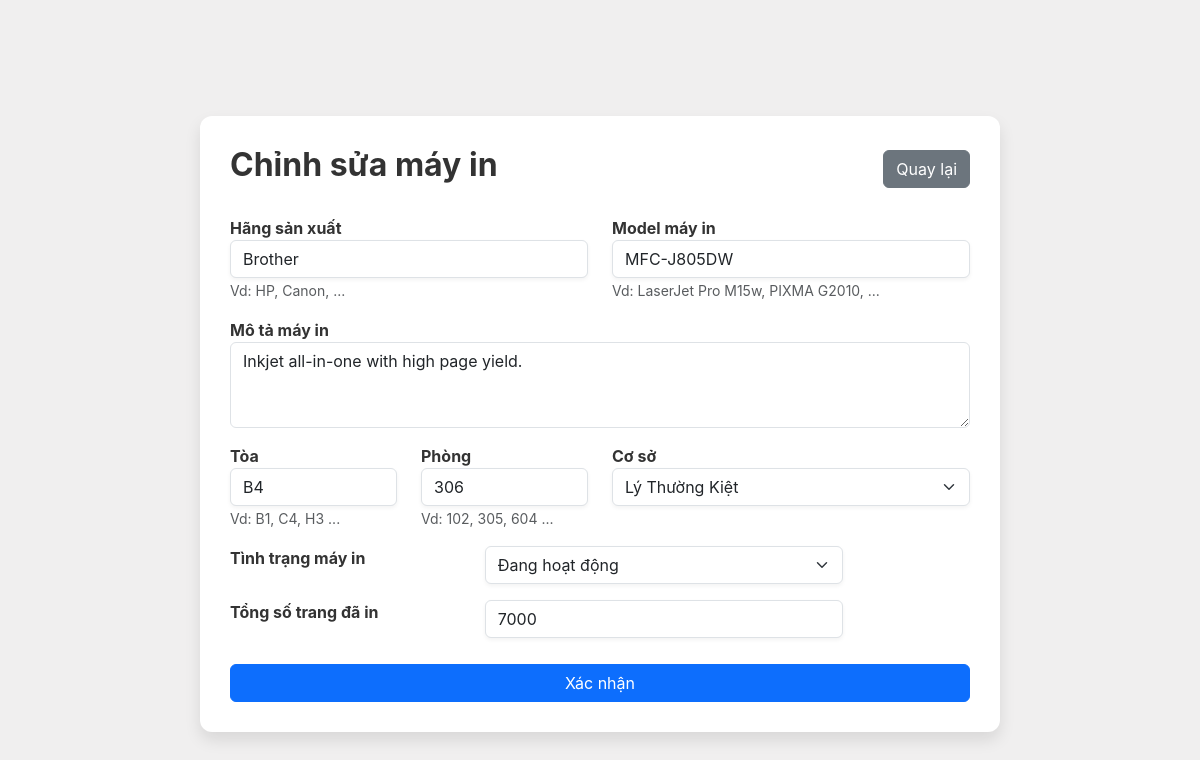
The app's page /spso/edit_printer/8/ with its own data.
### base/models.py (models this page shows, shortened)
class Printer(models.Model):
    brand = models.CharField(max_length=20)
    model = models.CharField(max_length=20)
    description = models.TextField(null=True, blank=True)
    building = models.CharField(max_length=10)
    room = models.CharField(max_length=100)
    campus = models.CharField(
        max_length=50,
        choices=Campus,
    )
    status = models.CharField(
        max_length=20,
        choices=PrinterStatus,
        default=('enabled', 'Enabled')
    )
    total_pages_used = models.IntegerField(default=0)

### base/views.py (the view)
# urls.py: path('spso/edit_printer/<int:pk>/', views.spso_config_printer, name='spso_edit_printer'),
def spso_config_printer(request, pk):
    printer = Printer.objects.get(pk=pk)
    if request.method == 'POST':
        form = PrinterForm(request.POST, instance=printer)
        if form.is_valid():
            form.save()
            messages.success(request, 'Cập nhật máy in thành công.')
        else:
            messages.error(request, 'Có lỗi xảy ra. Vui lòng kiểm tra lại thông tin đã nhập.')
    else:
        form = PrinterForm(instance=printer)
    context = {'form': form, 'title': 'Chỉnh sửa máy in'}
    return render(request, 'base/printer_form.html', context)

### base/templates/base/printer_form.html (shortened to what this page needs)
<!DOCTYPE html>
<html lang="vi">
    <head>
        <link href="https://cdn.jsdelivr.net/npm/bootstrap@5.3.0/dist/css/bootstrap.min.css" rel="stylesheet">
    </head>
    <body>
    <div class="container mt-5">
        <div class="d-flex justify-content-between align-items-center mb-4">
            <h2><strong>{{ title }}</strong></h2>
            <a href="{% url 'spso_printer_list' %}" class="btn btn-secondary">Quay lại</a>
        </div>
        <form method="post" enctype="multipart/form-data" class="mt-4 dropzone" id="printjob-dropzone">
            <div class="row">
                <div class="col-md-6 mb-3">
                    <strong>Hãng sản xuất</strong>
                    {{ form.brand }}
                    <small class="form-text text-muted">Vd: HP, Canon, ...</small>
                </div>
                <div class="col-md-6 mb-3">
                    <strong>Model máy in</strong>
                    {{ form.model }}
                    <small class="form-text text-muted">Vd: LaserJet Pro M15w, PIXMA G2010, ...</small>
                </div>
            </div>
            <div class="mb-3">
                <strong>Mô tả máy in</strong>
                {{ form.description }}
            </div>
            <div class="row">
                <div class="col-md-3 mb-3">
                    <strong>Tòa</strong>
                    {{ form.building }}
                    <small class="form-text text-muted">Vd: B1, C4, H3 ...</small>
                </div>
                <div class="col-md-3 mb-3">
                    <strong>Phòng</strong>
                    {{ form.room }}
                    <small class="form-text text-muted">Vd: 102, 305, 604 ...</small>
                </div>
                <div class="col-md-6 mb-3">
                    <strong>Cơ sở</strong>
                    {{ form.campus }}
                </div>
            </div>
            <div class="row">
                <div class="col-md-4 mb-3">
                    <strong>Tình trạng máy in</strong>
                </div>
                <div class="col-md-6 mb-3">
                    {{ form.status }}
                </div>
            </div>
            <div class="row">
                <div class="col-md-4 mb-3">
                    <strong>Tổng số trang đã in</strong>
                </div>
                <div class="col-md-6 mb-3">
                    {{ form.total_pages_used }}
                </div>
            </div>
            <div class="text-end">
                <button  type="submit" class="btn btn-primary">Xác nhận</button>
            </div>
        </form>
    </div>
    </body>
</html>

### base/templates/base/printer_form.html (style rules this page uses)
body { font-family: 'Inter', 'Roboto', sans-serif; margin: 0; padding: 0; background-color: #f0efef; color: #333; display: flex; justify-content: center; align-items: center; height: 100vh; }
.container { width: 90%; max-width: 800px; background: #fff; border-radius: 12px; box-shadow: 0px 8px 16px rgba(0, 0, 0, 0.1); padding: 30px; }
input, select { width: 100%; padding: 12px; font-size: 1rem; border-radius: 8px; border: 1px solid #ddd; box-shadow: 0px 2px 4px rgba(0, 0, 0, 0.05); transition: all 0.3s ease-in-out; }
button { width: 100%; padding: 12px; font-size: 1rem; font-weight: 600; border: none; border-radius: 8px; background-color: #0563bb; color: white; cursor: pointer; transition: background-color 0.3s ease-in-out; margin-top: 10px; }

### records on screen
Printer: brand "Brother", model "MFC-J805DW", description "Inkjet all-in-one with high page yield.", building "B4", room "306", campus "Lý Thường Kiệt", status "Đang hoạt động", total_pages_used "7000"

### other values on screen
{{ title }} "Chỉnh sửa máy in"
